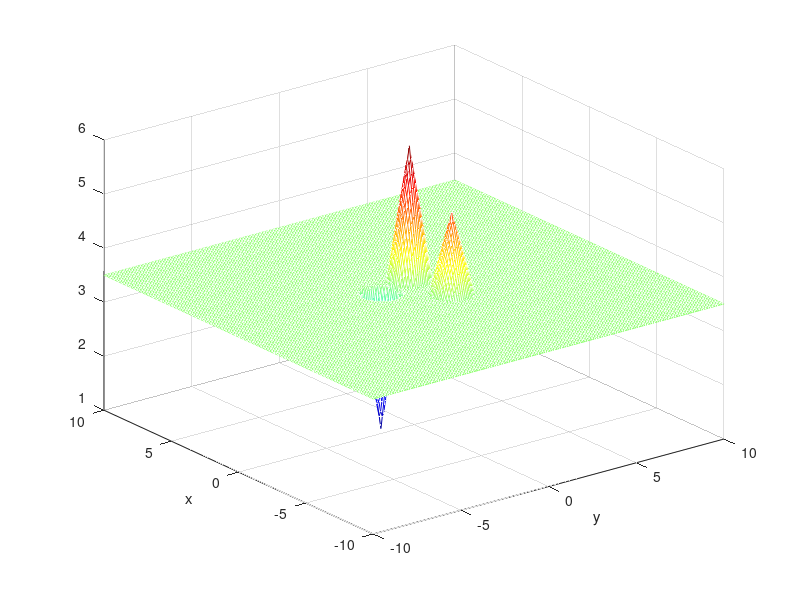
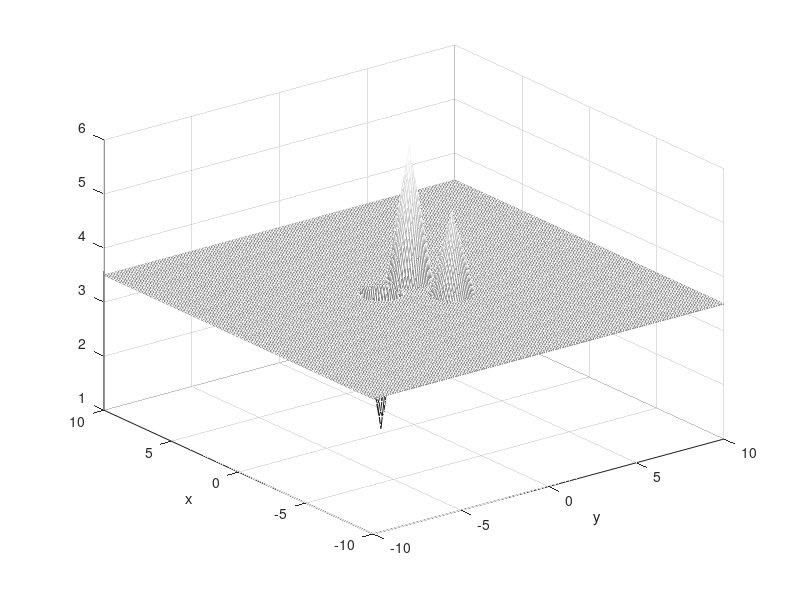

These charts were generated, in order, by the following MATLAB code: (Note: this script raises an error after producing the figures.)
clc % limpa tela
clear all

format compact
format long

%
%   Mesh parameters:
%

h = 0.1
R = 10
N = R/h

x = -R:h:R   % x has 2N + 1 points
y = -R:h:R   % y has 2N + 1 points

n = 2;     % <--- space dimension is 2 (plane)
p = 2.1;     % <--- we are interested in the case: p > n

gamma = (p - n)/(p - 1);   % <--- this parameter will not actually 
                           %      be used in the program below
%
% -------------------------------------------------
%
%             INITIAL APPROXIMATION
%                     to
%             STEADY STATE SOLUTION
%
% -------------------------------------------------
%

% -------------------------------------------------

x1 = +1.0;   % <--- x-coordinate of 1st singularity
y1 = +0.5;   % <--- y-coordinate of 1st singularity

i1 = find( x1-h/100 < x & x < x1 + h/100);   % <--- i-index of 1st singularity
j1 = find( y1-h/100 < y & y < y1 + h/100);   % <--- j-index of 1st singularity

x2 = -1.5;   % <--- x-coordinate of 2nd singularity
y2 = +1.0;   % <--- y-coordinate of 2nd singularity

i2 = find( x2-h/100 < x & x < x2 + h/100);   % <--- i-index of 2nd singularity
j2 = find( y2-h/100 < y & y < y2 + h/100);   % <--- j-index of 2nd singularity

x3 = +0.5;   % <--- x-coordinate of 3rd singularity
y3 = -1.5;   % <--- y-coordinate of 3rd singularity

i3 = find( x3-h/100 < x & x < x3 + h/100);   % <--- i-index of 3rd singularity
j3 = find( y3-h/100 < y & y < y3 + h/100);   % <--- j-index of 3rd singularity

% -------------------------------------------------

b1 = 6;

b2 = 5;

b3 = 1;

b = (b1 + b2 + b3)/3 - 0.5;    

% -------------------------------------------------

r12 = sqrt( (x1 - x2)^2 + (y1 - y2)^2 );
r13 = sqrt( (x1 - x3)^2 + (y1 - y3)^2 );
r23 = sqrt( (x2 - x3)^2 + (y2 - y3)^2 );

r0 = 1/2 * min([r12, r13, r23])

% -------------------------------------------------

u0 = b * ones(2*N+1,2*N+1);

for i = 1:2*N+1
    for j = 1:2*N+1
        
        d1 = sqrt( (x(i) - x1)^2 + (y(j) - y1)^2 );
        
        d2 = sqrt( (x(i) - x2)^2 + (y(j) - y2)^2 );
        
        d3 = sqrt( (x(i) - x3)^2 + (y(j) - y3)^2 );
        
        if d1 < r0
           u0(i,j) = b1 - (b1 - b)*d1/r0;
        end
        
        if d2 < r0
           u0(i,j) = b2 - (b2 - b)*d2/r0;
        end  
        
        if d3 < r0
           u0(i,j) = b3 - (b3 - b)*d3/r0;
        end 
        
   end
    
end   
       
u0(i1,j1) = b1;
u0(i2,j2) = b2;
u0(i3,j3) = b3;

% -------------------------------------------------

I1 = find( 2.5 <= abs(x) & abs(x) <= 3.5 )
J1 = find( -3.5 <= y & y <= 3.5 )

I2 = find( -2.5 < x & x < 2.5 )
J2 = find( 2.5 <= abs(y) & abs(y) <= 3.5 )

% Anel quadrado 2.5 <= |x| <= 3.5 ,2.5 <= |y| <= 3.5 
far_field_value_u0 = sum( sum( u0(I1,J1) ) )+sum( sum( u0(I2,J2) ) );
total =(length(I1)*length(J1)) + (length(I2)*length(J2));
far_field_value_u0 = far_field_value_u0/total;
b

count = 1;

min_u(count) = min( u0(:) );
max_u(count) = max( u0(:) );

% -------------------------------------------------
%
%    Solution checkings:
%
variation_L1 (1) = NaN;   % <--- L1 norm of u - u_previous
variation_sup(1) = NaN;   % <--- supnorm of u - u_previous

far_field_value(1) = far_field_value_u0;

% -------------------------------------------------

tic

[X,Y] = meshgrid(x,y);

figure(10)
mesh(X,Y,u0)
colormap(jet)
shading interp
xlabel('y')
ylabel('x')

figure(20)
shading interp
colormap gray
% surfl(X,Y,u0)
mesh(X,Y,u0)
xlabel('y')
ylabel('x')

toc

% -------------------------------------------------

v0 = u0;   % <--- this will be used by the code u_24h.m

t(1) = 0;  % <--- vector of time values for future solution checkings
t0 = 0;    % <--- this will be used by the code u_24h.m

dt_dump = 0.01;  % <--- time interval elapsed between solution checkings

% -------------------------------------------------
 m = pi * (r0^2) * abs(b1-b) * (1/3)
 n , p=4, R
[T] = Tempo(m,n,p,R)
%u0(107,86)
